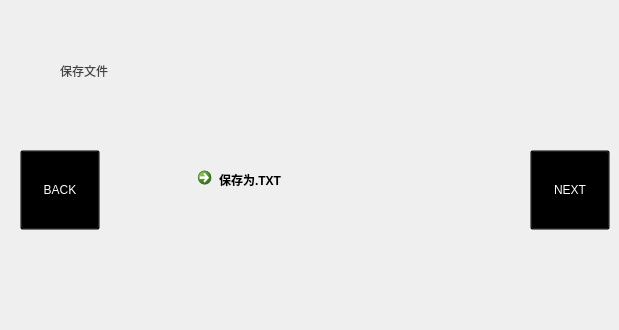
   <widget class="QWidget" name="page_3">
    <property name="styleSheet">
     <string notr="true">#page_3{
	background-color: qradialgradient(spread:pad, cx:0.5, cy:0.5, radius:0.537, fx:0.5, fy:0.494, stop:0.253731 rgba(255, 111, 157, 255), stop:1 rgba(255, 255, 255, 255));
border-left:1px solid lightgray;
border-right:1px solid lightgray;
border-bottom:1px solid lightgray;
border-bottom-left-radius: 20px;
border-bottom-right-radius: 20px;}</string>
    </property>
    <widget class="QCommandLinkButton" name="SaveT">
     <property name="geometry">
      <rect>
       <x>190</x>
       <y>160</y>
       <width>250</width>
       <height>70</height>
      </rect>
     </property>
     <property name="cursor">
      <cursorShape>PointingHandCursor</cursorShape>
     </property>
     <property name="toolTip">
      <string>&lt;html&gt;&lt;head/&gt;&lt;body&gt;&lt;p&gt;&lt;br/&gt;&lt;/p&gt;&lt;/body&gt;&lt;/html&gt;</string>
     </property>
     <property name="styleSheet">
      <string notr="true">#SaveT{font: 25pt &quot;华光中圆_CNKI&quot;;
background-color：transparent;}
#SaveT:hover{
	font: 25pt &quot;华光中圆_CNKI&quot;;
background-color：transparent;
	text-decoration: underline;}
</string>
     </property>
     <property name="text">
      <string>保存为.TXT</string>
     </property>
    </widget>
    <widget class="QLabel" name="label_3">
     <property name="geometry">
      <rect>
       <x>60</x>
       <y>60</y>
       <width>81</width>
       <height>21</height>
      </rect>
     </property>
     <property name="styleSheet">
      <string notr="true">color: rgb(67, 67, 67);
font: 11pt &quot;华光淡古印_CNKI&quot;;</string>
     </property>
     <property name="text">
      <string>保存文件</string>
     </property>
    </widget>
    <widget class="QPushButton" name="next_3">
     <property name="geometry">
      <rect>
       <x>530</x>
       <y>150</y>
       <width>80</width>
       <height>80</height>
      </rect>
     </property>
     <property name="cursor">
      <cursorShape>PointingHandCursor</cursorShape>
     </property>
     <property name="styleSheet">
      <string notr="true">image: url(:/pic/resource/dog-bone.png);
background-color: transparent;
font: 15pt &quot;HGDY_CNKI&quot;;
color: rgb(255, 255, 255);</string>
     </property>
     <property name="text">
      <string>NEXT</string>
     </property>
     <property name="checkable">
      <bool>true</bool>
     </property>
     <property name="autoExclusive">
      <bool>true</bool>
     </property>
    </widget>
    <widget class="QPushButton" name="back_3">
     <property name="geometry">
      <rect>
       <x>20</x>
       <y>150</y>
       <width>80</width>
       <height>80</height>
      </rect>
     </property>
     <property name="cursor">
      <cursorShape>PointingHandCursor</cursorShape>
     </property>
     <property name="styleSheet">
      <string notr="true">image: url(:/pic/resource/dog-bone.png);
background-color: transparent;
font: 15pt &quot;HGDY_CNKI&quot;;
color: rgb(255, 255, 255);</string>
     </property>
     <property name="text">
      <string>BACK</string>
     </property>
     <property name="checkable">
      <bool>true</bool>
     </property>
     <property name="autoExclusive">
      <bool>true</bool>
     </property>
    </widget>
    <widget class="QLabel" name="sign_6">
     <property name="geometry">
      <rect>
       <x>285</x>
       <y>270</y>
       <width>61</width>
       <height>51</height>
      </rect>
     </property>
     <property name="styleSheet">
      <string notr="true">image: url(:/pic/resource/checkmark.png);</string>
     </property>
     <property name="text">
      <string/>
     </property>
    </widget>
   </widget>
